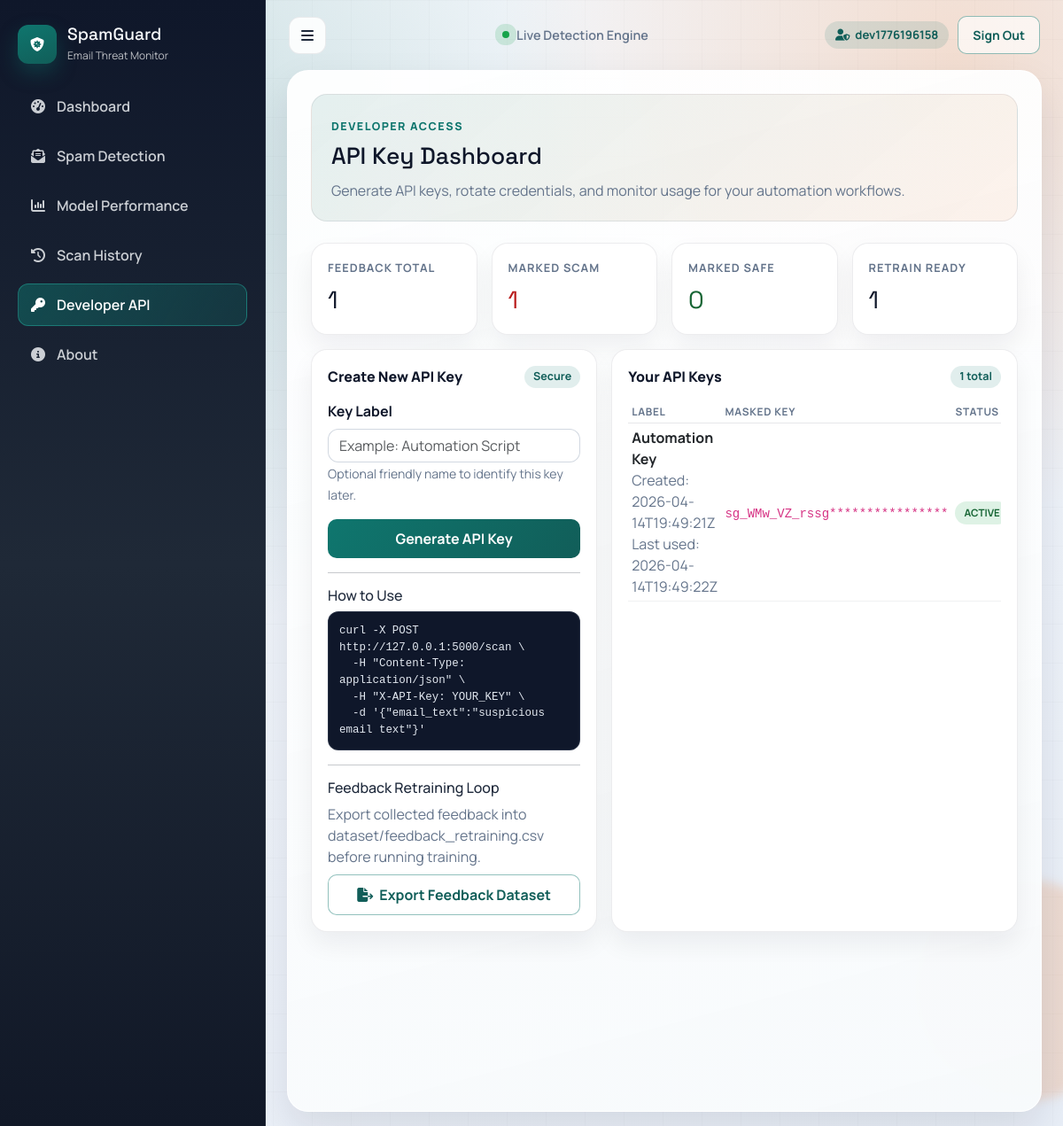
Screenshot of /developer (signed in) with the database file from the repository.
### tables this page shows
CREATE TABLE users (
                id INTEGER PRIMARY KEY AUTOINCREMENT,
                username TEXT NOT NULL UNIQUE,
                email TEXT NOT NULL UNIQUE,
                password_hash TEXT NOT NULL,
                created_at TEXT NOT NULL
            );

CREATE TABLE api_keys (
                id INTEGER PRIMARY KEY AUTOINCREMENT,
                user_id INTEGER NOT NULL,
                key_name TEXT NOT NULL,
                key_prefix TEXT NOT NULL,
                key_hash TEXT NOT NULL UNIQUE,
                created_at TEXT NOT NULL,
                last_used_at TEXT,
                revoked_at TEXT,
                FOREIGN KEY(user_id) REFERENCES users(id) ON DELETE CASCADE
            );

### app.py (the view)
@app.route('/developer')
@login_required
def developer_dashboard():
    user_id = int(g.current_user['id'])
    api_keys = _get_user_api_keys(user_id)
    api_logs = _get_user_api_logs(user_id)
    feedback_summary = _get_feedback_summary(user_id=None)
    generated_api_key = session.pop('generated_api_key', None)
    generated_api_key_name = session.pop('generated_api_key_name', None)
    return render_template(
        'developer.html',
        api_keys=api_keys,
        api_logs=api_logs,
        feedback_summary=feedback_summary,
        generated_api_key=generated_api_key,
        generated_api_key_name=generated_api_key_name
    )

### app.py (called while the page is built)
def _get_db_connection():
    connection = sqlite3.connect(DATABASE_PATH)
    connection.row_factory = sqlite3.Row
    connection.execute('PRAGMA foreign_keys = ON;')
    return connection

def _get_user_by_id(user_id):
    connection = _get_db_connection()
    try:
        row = connection.execute(
            'SELECT id, username, email, created_at FROM users WHERE id = ?;',
            (user_id,)
        ).fetchone()
        return row
    finally:
        connection.close()

def _get_user_api_keys(user_id):
    connection = _get_db_connection()
    try:
        rows = connection.execute(
            '''
            SELECT
                k.id,
                k.key_name,
                k.key_prefix,
                k.created_at,
                k.last_used_at,
                k.revoked_at,
                COUNT(l.id) AS usage_count
            FROM api_keys k
            LEFT JOIN api_request_logs l ON l.api_key_id = k.id
            WHERE k.user_id = ?
            GROUP BY k.id, k.key_name, k.key_prefix, k.created_at, k.last_used_at, k.revoked_at
            ORDER BY k.created_at DESC;
            ''',
            (int(user_id),)
        ).fetchall()
        return rows
    finally:
        connection.close()

def _get_user_api_logs(user_id, limit=API_LOG_LIMIT):
    connection = _get_db_connection()
    try:
        rows = connection.execute(
            '''
            SELECT
                l.id,
                l.endpoint,
                l.status_code,
                l.verdict,
                l.risk_level,
                l.created_at,
                k.key_name,
                k.key_prefix
            FROM api_request_logs l
            JOIN api_keys k ON k.id = l.api_key_id
            WHERE k.user_id = ?
            ORDER BY l.created_at DESC
            LIMIT ?;
            ''',
            (int(user_id), int(limit))
        ).fetchall()
        return rows
    finally:
        connection.close()

def login_required(view_function):
    @wraps(view_function)
    def wrapped_view(*args, **kwargs):
        if g.current_user is None:
            flash('Please sign in to access this page.', 'warning')
            return redirect(url_for('login', next=request.path))
        return view_function(*args, **kwargs)
    return wrapped_view

@app.before_request
def _load_current_user():
    user_id = session.get('user_id')
    g.current_user = _get_user_by_id(user_id) if user_id else None

### templates/developer.html (shortened to what this page needs)
{% extends "base.html" %}
{% block content %}
<section class="hero-panel reveal mb-4">
    <div>
        <p class="eyebrow">Developer Access</p>
        <h2 class="page-title">API Key Dashboard</h2>
        <p class="page-subtitle">Generate API keys, rotate credentials, and monitor usage for your automation workflows.</p>
    </div>
</section>
<div class="row g-3 mb-3">
    <div class="col-md-3 col-6">
        <article class="metric-card reveal">
            <p class="metric-label">Feedback Total</p>
            <p class="metric-value feedback-metric">{{ feedback_summary.total_count }}</p>
        </article>
    </div>
    <div class="col-md-3 col-6">
        <article class="metric-card reveal">
            <p class="metric-label">Marked Scam</p>
            <p class="metric-value feedback-metric" style="color:#b91c1c;">{{ feedback_summary.scam_count }}</p>
        </article>
    </div>
    <div class="col-md-3 col-6">
        <article class="metric-card reveal">
            <p class="metric-label">Marked Safe</p>
            <p class="metric-value feedback-metric" style="color:#166534;">{{ feedback_summary.safe_count }}</p>
        </article>
    </div>
    <div class="col-md-3 col-6">
        <article class="metric-card reveal">
            <p class="metric-label">Retrain Ready</p>
            <p class="metric-value feedback-metric">{{ feedback_summary.retrain_ready_count }}</p>
        </article>
    </div>
</div>
<div class="row g-3">
    <div class="col-lg-5">
        <article class="soft-card reveal h-100">
            <div class="card-title-row">
                <h3>Create New API Key</h3>
                <span class="inline-badge badge-info">Secure</span>
            </div>
            <form action="{{ url_for('create_api_key_route') }}" method="post" novalidate>
                <div class="mb-3">
                    <label for="keyName" class="form-label">Key Label</label>
                    <input
                        id="keyName"
                        name="key_name"
                        class="form-control"
                        type="text"
                        maxlength="60"
                        placeholder="Example: Automation Script"
                    >
                    <small class="text-muted">Optional friendly name to identify this key later.</small>
                </div>
                <button type="submit" class="btn btn-brand w-100">Generate API Key</button>
            </form>
            <hr>
            <h4 class="h6 mb-2">How to Use</h4>
            <pre class="api-snippet mb-0">curl -X POST http://127.0.0.1:5000/scan \
  -H "Content-Type: application/json" \
  -H "X-API-Key: YOUR_KEY" \
  -d '{"email_text":"suspicious email text"}'</pre>
            <hr>
            <h4 class="h6 mb-2">Feedback Retraining Loop</h4>
            <p class="text-muted mb-2">Export collected feedback into dataset/feedback_retraining.csv before running training.</p>
            <form action="{{ url_for('export_feedback_dataset_route') }}" method="post">
                <button type="submit" class="btn btn-outline-brand w-100">
                    <i class="fas fa-file-export me-1"></i>
                    Export Feedback Dataset
                </button>
            </form>
        </article>
    </div>
    <div class="col-lg-7">
        <article class="soft-card reveal h-100">
            <div class="card-title-row">
                <h3>Your API Keys</h3>
                <span class="inline-badge badge-info">{{ api_keys|length }} total</span>
            </div>
            {% if api_keys %}
            <div class="table-responsive">
                <table class="table table-sm mb-0">
                    <thead>
                        <tr>
                            <th>Label</th>
                            <th>Masked Key</th>
                            <th>Status</th>
                        </tr>
                    </thead>
                    <tbody>
                        {% for key in api_keys %}
                        <tr>
                            <td>
                                <strong>{{ key['key_name'] }}</strong>
                                <div class="text-muted">Created: {{ key['created_at'] }}</div>
                                {% if key['last_used_at'] %}
                                <div class="text-muted">Last used: {{ key['last_used_at'] }}</div>
                                {% endif %}
                            </td>
                            <td><code>{{ key['key_prefix'] }}****************</code></td>
                            <td>
                                {% if key['revoked_at'] %}
                                <span class="pill pill-danger">REVOKED</span>
                                <div class="text-muted">{{ key['revoked_at'] }}</div>
                                {% else %}
                                <span class="pill pill-success">ACTIVE</span>
                                {% endif %}
                            </td>
                        </tr>
                        {% endfor %}
                    </tbody>
                </table>
            </div>
            {% else %}
            <div class="result-block result-soft">
                <h5 class="mb-2"><i class="fas fa-key me-2"></i>No API Keys Yet</h5>
                <p class="mb-0">Generate your first key to start authenticated API usage tracking.</p>
            </div>
            {% endif %}
        </article>
    </div>
</div>
{% endblock %}

### templates/base.html (shortened to what this page needs)
<!DOCTYPE html>
<html lang="en">
<head>
    <link href="https://cdn.jsdelivr.net/npm/bootstrap@5.3.0/dist/css/bootstrap.min.css" rel="stylesheet">
    <link href="https://cdnjs.cloudflare.com/ajax/libs/font-awesome/6.4.0/css/all.min.css" rel="stylesheet">
    <link href="{{ url_for('static', filename='style.css') }}" rel="stylesheet">
</head>
<body>
    <div class="bg-orb orb-one" aria-hidden="true"></div>
    <div class="bg-orb orb-two" aria-hidden="true"></div>
    <div class="app-shell" id="wrapper">
        <aside id="sidebar-wrapper" class="sidebar-panel">
            <a href="{{ url_for('dashboard') }}" class="brand-block text-decoration-none">
                <span class="brand-icon"><i class="fas fa-shield-virus"></i></span>
                <div>
                    <h1>SpamGuard</h1>
                    <p>Email Threat Monitor</p>
                </div>
            </a>
            <nav class="nav-list">
                <a href="{{ url_for('dashboard') }}" class="nav-item {% if request.endpoint == 'dashboard' %}active{% endif %}">
                    <i class="fas fa-gauge-high"></i>
                    <span>Dashboard</span>
                </a>
                <a href="{{ url_for('detection') }}" class="nav-item {% if request.endpoint == 'detection' %}active{% endif %}">
                    <i class="fas fa-envelope-open-text"></i>
                    <span>Spam Detection</span>
                </a>
                <a href="{{ url_for('performance') }}" class="nav-item {% if request.endpoint == 'performance' %}active{% endif %}">
                    <i class="fas fa-chart-column"></i>
                    <span>Model Performance</span>
                </a>
                {% if g.current_user %}
                <a href="{{ url_for('history') }}" class="nav-item {% if request.endpoint == 'history' %}active{% endif %}">
                    <i class="fas fa-clock-rotate-left"></i>
                    <span>Scan History</span>
                </a>
                <a href="{{ url_for('developer_dashboard') }}" class="nav-item {% if request.endpoint == 'developer_dashboard' %}active{% endif %}">
                    <i class="fas fa-key"></i>
                    <span>Developer API</span>
                </a>
                {% endif %}
                <a href="{{ url_for('about') }}" class="nav-item {% if request.endpoint == 'about' %}active{% endif %}">
                    <i class="fas fa-circle-info"></i>
                    <span>About</span>
                </a>
            </nav>
        </aside>
        <div id="page-content-wrapper" class="content-panel">
            <header class="topbar">
                <button class="icon-btn" id="sidebarToggle" aria-label="Toggle menu">
                    <i class="fas fa-bars"></i>
                </button>
                <div class="topbar-meta">
                    <span class="status-dot"></span>
                    <span>Live Detection Engine</span>
                </div>
                <div class="topbar-actions">
                    {% if g.current_user %}
                    <span class="user-chip">
                        <i class="fas fa-user-shield"></i>
                        {{ g.current_user['username'] }}
                    </span>
                    <form action="{{ url_for('logout') }}" method="post" class="d-inline">
                        <button type="submit" class="btn btn-outline-brand btn-sm">Sign Out</button>
                    </form>
                    {% else %}
                    <a href="{{ url_for('login') }}" class="btn btn-outline-brand btn-sm">Sign In</a>
                    <a href="{{ url_for('register') }}" class="btn btn-brand btn-sm">Create Account</a>
                    {% endif %}
                </div>
            </header>
            <main class="page-frame">
                {% block content %}{% endblock %}
            </main>
        </div>
    </div>
</body>
</html>

### rows the page displays
users: current_user.username "dev1776196158"
api_keys: key_name "Automation Key", created_at "2026-04-14T19:49:21Z", last_used_at "2026-04-14T19:49:22Z", key_prefix "sg_WMw_VZ_rssg"

### other values shown
{{ feedback_summary.total_count }} "1"
{{ feedback_summary.scam_count }} "1"
{{ feedback_summary.safe_count }} "0"
{{ feedback_summary.retrain_ready_count }} "1"
{{ api_keys|length }} "1"
